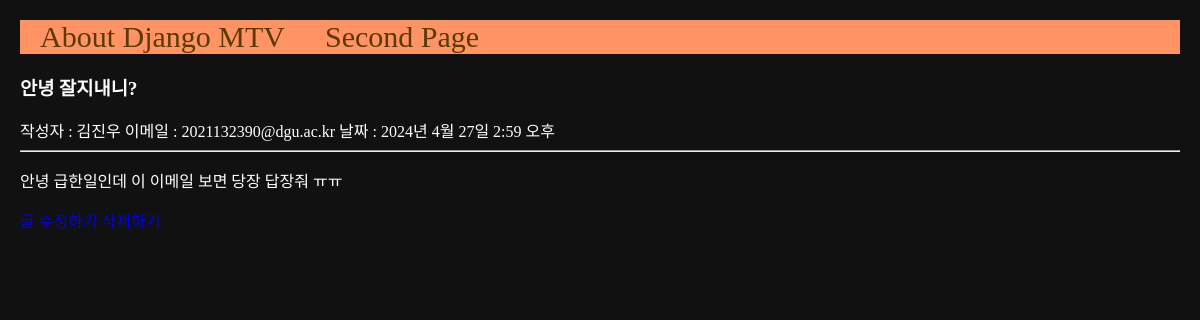
/2, run on the app's committed database.
### main/models.py (models this page shows, shortened)
class Post(models.Model):
    title = models.CharField(max_length=50)
    writer = models.CharField(max_length=30)
    email = models.EmailField()
    body = models.TextField()
    pub_date = models.DateTimeField()
    image = models.ImageField(upload_to="post/", blank=True, null=True)

### main/views.py (the view)
# urls.py: path('<int:id>', views.detail, name="detail"),
def detail(request, id):
    post = get_object_or_404(Post, pk = id)
    return render(request, 'main/detail.html', {'post':post})

### main/templates/main/detail.html (shortened to what this page needs)
{% extends 'base.html' %}
{% load static %}
{% block content %}
<h3>{{post.title}}</h3>
작성자 : {{post.writer}}
이메일 : {{post.email}}
날짜 : {{post.pub_date}}
<hr/>
<p>{{post.body}}</p>
<a href="{% url 'main:edit' post.id %}">글 수정하기</a>
<a href="{% url 'main:delete' post.id %}">삭제하기</a>
<br>
{% endblock %}

### project/templates/base.html (style rules this page uses)
a { text-decoration: none; }
.body-container { background-color: #111; color: #fff; margin: 20px; }

### data on the page
Post: title "안녕 잘지내니?", writer "김진우", email "2021132390@dgu.ac.kr", pub_date "2024년 4월 27일 2:59 오후", body "안녕 급한일인데 이 이메일 보면 당장 답장줘 ㅠㅠ"
